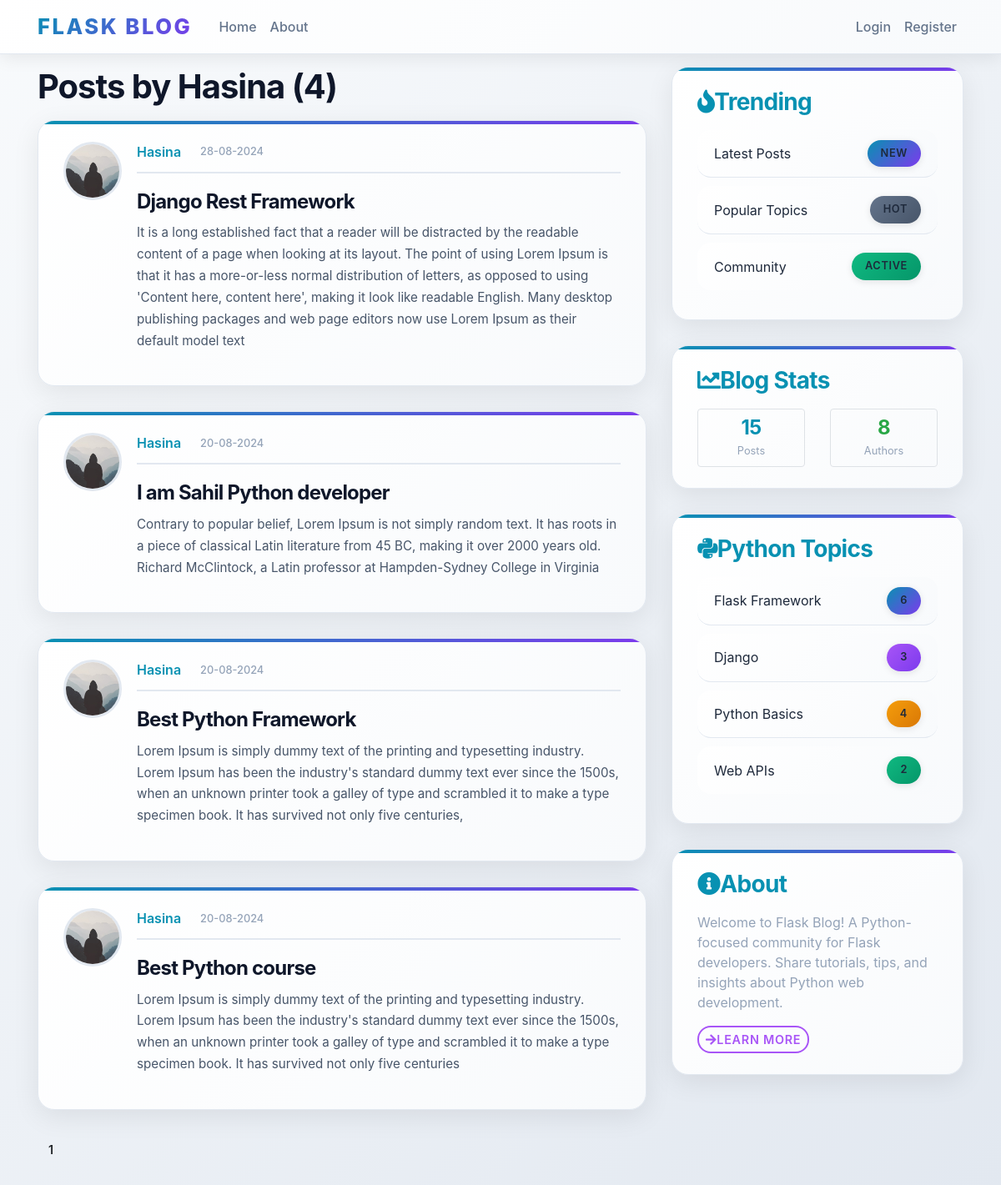
Page /user/Hasina on the committed database.
### flaskblog/models.py (models this page shows, shortened)
class User(db.Model, UserMixin):
    id = db.Column(db.Integer, primary_key=True)
    username = db.Column(db.String(20), unique=True, nullable=False)
    email = db.Column(db.String(120), unique=True, nullable=False)
    image_file = db.Column(db.String(20), nullable=False, default='default.jpg')
    password = db.Column(db.String(60), nullable=False)
    posts = db.relationship('Post', backref='author', lazy=True)

class Post(db.Model):
    id = db.Column(db.Integer, primary_key=True)
    title = db.Column(db.String(100), nullable=False)
    date_posted = db.Column(db.DateTime, nullable=False, default=datetime.utcnow)
    content = db.Column(db.Text, nullable=False)
    user_id = db.Column(db.Integer, db.ForeignKey('user.id'), nullable=False)

### flaskblog/user/routes.py (the view)
@users.route("/user/<string:username>")
def user_posts(username):
    page = request.args.get('page', 1, type=int)
    user = User.query.filter_by(username=username).first_or_404()
    posts = Post.query.filter_by(author=user)\
        .order_by(Post.date_posted.desc())\
        .paginate(page=page, per_page=5)
    return render_template('user_posts.html', posts=posts, user=user)

### flaskblog/templates/user_posts.html
{% extends "layout.html" %}
{% block content %}
    <h1 class="mb-3">Posts by {{ user.username }} ({{ posts.total }})</h1>
    {% for post in posts.items %}
        <article class="media content-section">
          <img class="rounded-circle article-img" src="{{ url_for('static', filename='profile_pics/' + post.author.image_file) }}">
          <div class="media-body">
            <div class="article-metadata">
              <a class="mr-2" href="{{ url_for('users.user_posts', username=post.author.username) }}">{{ post.author.username }}</a>
              <small class="text-muted">{{ post.date_posted.strftime('%d-%m-%Y') }}</small>
            </div>
            <h2><a class="article-title" href="{{ url_for('posts.post', post_id=post.id) }}">{{ post.title }}</a></h2>
            <p class="article-content">{{ post.content }}</p>
          </div>
        </article>
    {% endfor %}
    {% for page_num in posts.iter_pages(left_edge=1, right_edge=1, left_current=1, right_current=2) %}
      {% if page_num %}
        {% if posts.page == page_num %}
          <a class="btn mb-4" href="{{ url_for('users.user_posts', username=user.username, page=page_num) }}">{{ page_num }}</a>
        {% else %}
          <a class="btn  mb-4" href="{{ url_for('users.user_posts', username=user.username, page=page_num) }}">{{ page_num }}</a>
        {% endif %}
      {% else %}
        ...
      {% endif %}
    {% endfor %}
{% endblock content %}

### flaskblog/static/main.css (style rules this page uses)
body { background: linear-gradient(135deg, #f8fafc 0%, #e2e8f0 100%); color: #1e293b; margin-top: 5rem; font-family: 'Inter', -apple-system, BlinkMacSystemFont, 'Segoe UI', Roboto, sans-serif; }
h1, h2, h3, h4, h5, h6 { color: #0f172a; font-weight: 700; letter-spacing: -0.025em; }
.content-section { background: linear-gradient(135deg, #ffffff 0%, #f8fafc 100%); padding: 25px 30px; border: 1px solid #e2e8f0; border-radius: 20px; margin-bottom: 30px; box-shadow: 0 8px 32px rgba(0, 0, 0, 0.08); transition: all 0.4s ease; position: relative; overflow: hidden; }
.content-section::before { content: ''; position: absolute; top: 0; left: 0; right: 0; height: 4px; background: linear-gradient(90deg, #0891b2, #7c3aed, #a855f7, #0891b2); background-size: 300% 100%; animation: gradient-shift 4s ease infinite; }
.article-title { color: #0f172a; font-weight: 700; font-size: 1.5rem; margin-bottom: 0.5rem; }
.article-content { white-space: pre-line; color: #475569; line-height: 1.7; font-size: 0.95rem; }
.article-img { height: 70px; width: 70px; margin-right: 18px; border-radius: 16px; border: 3px solid #e2e8f0; transition: all 0.4s ease; object-fit: cover; }
.article-metadata { padding-bottom: 12px; margin-bottom: 12px; border-bottom: 2px solid #e2e8f0; display: flex; align-items: center; gap: 15px; }
.article-metadata a { color: #0891b2; font-weight: 600; text-decoration: none; }
.article-metadata small { color: #94a3b8; font-weight: 500; }
.btn { border-radius: 16px; font-weight: 600; transition: all 0.4s ease; text-transform: uppercase; letter-spacing: 0.05em; font-size: 0.9rem; position: relative; overflow: hidden; }
.btn::before { content: ''; position: absolute; top: 0; left: -100%; width: 100%; height: 100%; background: linear-gradient(90deg, transparent, rgba(255,255,255,0.2), transparent); transition: left 0.5s; }
.text-muted { color: #94a3b8 !important; }

### rows in the picture
User: username "Hasina"
Post: image_file (placeholder picture), author.username "Hasina", date_posted "28-08-2024", title "Django Rest Framework", content "It is a long established fact that a reader will be distracted by the readable content of a page when looking at its layout. The point of using Lorem Ipsum is that it has a more-or-less normal distribution of letters, as opposed to using 'Content here, content here', making it look like readable English. Many desktop publishing packages and web page editors now use Lorem Ipsum as their default model text"
Post: image_file (placeholder picture), author.username "Hasina", date_posted "20-08-2024", title "I am Sahil Python developer", content "Contrary to popular belief, Lorem Ipsum is not simply random text. It has roots in a piece of classical Latin literature from 45 BC, making it over 2000 years old. Richard McClintock, a Latin professor at Hampden-Sydney College in Virginia"
Post: image_file (placeholder picture), author.username "Hasina", date_posted "20-08-2024", title "Best Python Framework", content "Lorem Ipsum is simply dummy text of the printing and typesetting industry. Lorem Ipsum has been the industry's standard dummy text ever since the 1500s, when an unknown printer took a galley of type and scrambled it to make a type specimen book. It has survived not only five centuries,"
Post: image_file (placeholder picture), author.username "Hasina", date_posted "20-08-2024", title "Best Python course", content "Lorem Ipsum is simply dummy text of the printing and typesetting industry. Lorem Ipsum has been the industry's standard dummy text ever since the 1500s, when an unknown printer took a galley of type and scrambled it to make a type specimen book. It has survived not only five centuries"

### other values in the picture
{{ posts.total }} "4"
{{ page_num }} "1"
